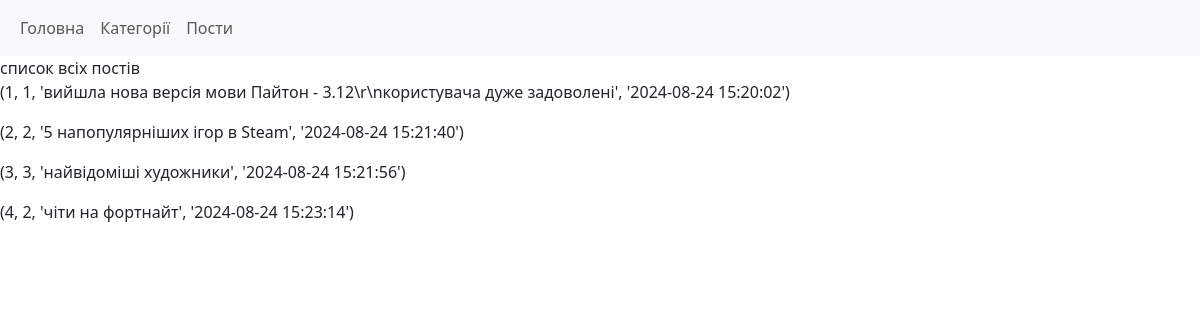
Page /post/view on the earlier database version.
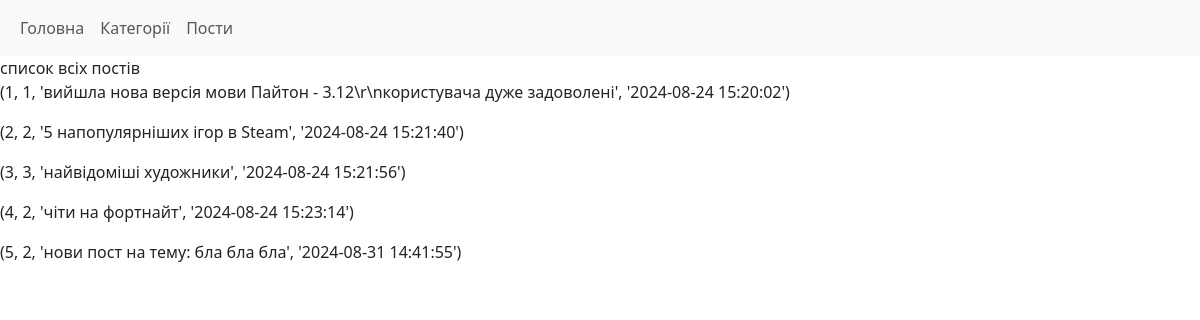
Same page on the later database version.
### tables this page shows
CREATE TABLE post (
	id INTEGER PRIMARY KEY AUTOINCREMENT,
	category_id INTEGER NOT NULL,
	text TEXT,
	datetime DATETIME NOT NULL DEFAULT CURRENT_TIMESTAMP,
	
	FOREIGN KEY (category_id) REFERENCES category(id) 
);

### main.py (the view)
@app.route("/post/view")
def post_view():
    return render_template("post_view.html",
                           posts_list = db.getPosts())

### db.py (called while the page is built)
def open():
    global conn, cursor
    conn = sqlite3.connect(db_name)
    cursor = conn.cursor()

def close():
    cursor.close()
    conn.close()

def getPosts():
    open()
    cursor.execute(" SELECT * FROM post ")
    result = cursor.fetchall()
    close()
    return result

### templates/post_view.html
{% extends 'base.html' %}
{% block content %}
    список всіх постів
    {% for post in posts_list  %}
        <p>
            {{ post }}
        </p>
    {% endfor %}
{% endblock %}

### templates/base.html (shortened to what this page needs)
<!DOCTYPE html>
<html lang="en">
<head>
    <link href="https://cdn.jsdelivr.net/npm/bootstrap@5.3.3/dist/css/bootstrap.min.css" rel="stylesheet">
</head>
<body>
    {% include 'menu.html' %}
    {% block content %}{% endblock %}
</body>
</html>

### templates/menu.html
<nav class="navbar navbar-expand-lg bg-body-tertiary">
    <div class="container-fluid">
        <ul class="navbar-nav me-auto mb-2 mb-lg-0">
            <li class="nav-item">
                <a href="/" class="nav-link">Головна</a>
            </li>
            <li  class="nav-item">
                <a href="/post/category" class="nav-link">
                    Категорії
                </a>
            </li>
            <li  class="nav-item">
                <a href="/post/view" class="nav-link">
                    Пости
                </a>
            </li>
        </ul>
    </div>
</nav>

Differences in the rows shown:
added post: post "(5, 2, 'нови пост на тему: бла бла бла', '2024-08-31 14:41:55')"
